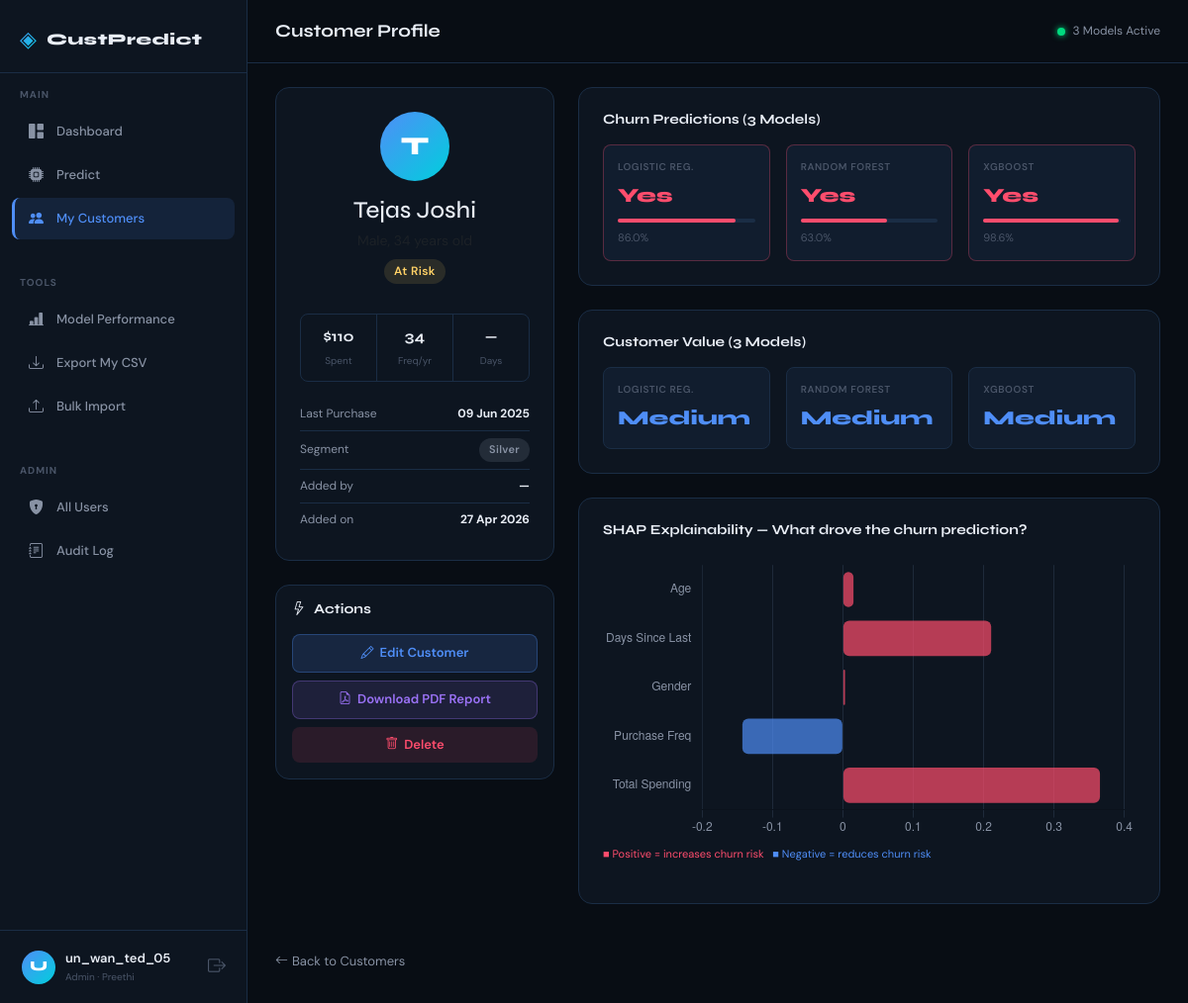
Screenshot of /customer/1 (signed in) with the database file from the repository.
### app.py (models this page shows, shortened)
class User(UserMixin, db.Model):
    id            = db.Column(db.Integer, primary_key=True)
    username      = db.Column(db.String(80),  unique=True, nullable=False)
    email         = db.Column(db.String(120), unique=True, nullable=False)
    full_name     = db.Column(db.String(120), default='')
    password_hash = db.Column(db.String(200), nullable=False)
    role          = db.Column(db.String(20),  default='user')   # 'admin' | 'user'
    created_at    = db.Column(db.DateTime,    default=datetime.utcnow)
    customers     = db.relationship('Customer', backref='owner', lazy=True,
                                    cascade='all, delete-orphan')

class Customer(db.Model):
    id                 = db.Column(db.Integer, primary_key=True)
    user_id            = db.Column(db.Integer, db.ForeignKey('user.id'), nullable=False)
    name               = db.Column(db.String(120), nullable=False)
    age                = db.Column(db.Integer,  nullable=False)
    gender             = db.Column(db.String(10), nullable=False)
    purchase_freq      = db.Column(db.Integer,  nullable=False)
    total_spending     = db.Column(db.Float,    nullable=False)
    last_purchase_date = db.Column(db.Date,     nullable=False)
    status             = db.Column(db.String(20), default='Active')
    notes              = db.Column(db.Text,     default='')
    churn_lr           = db.Column(db.String(5))
    churn_rf           = db.Column(db.String(5))
    churn_xgb          = db.Column(db.String(5))
    churn_prob_lr      = db.Column(db.Float, default=0)
    churn_prob_rf      = db.Column(db.Float, default=0)
    churn_prob_xgb     = db.Column(db.Float, default=0)
    value_lr           = db.Column(db.String(10))
    value_rf           = db.Column(db.String(10))
    value_xgb          = db.Column(db.String(10))
    segment            = db.Column(db.String(10))
    shap_json          = db.Column(db.Text, default='{}')
    created_at         = db.Column(db.DateTime, default=datetime.utcnow)

### app.py (the view)
@app.route('/customer/<int:cid>')
@login_required
def customer_detail(cid):
    c = my_customers().filter_by(id=cid).first_or_404()
    shap_data = json.loads(c.shap_json or '{}')
    return render_template('customer_detail.html', c=c, shap_data=shap_data)

### app.py (called while the page is built)
@login_manager.user_loader
def load_user(uid):
    return db.session.get(User, int(uid))

def my_customers():
    return Customer.query.filter_by(user_id=current_user.id)

### templates/customer_detail.html (shortened to what this page needs)
{% extends "base.html" %}
{% block page_title %}Customer Profile{% endblock %}
{% block content %}
<div class="row g-4">
  <div class="col-lg-4">
    <div class="data-card p-4 text-center mb-4">
      <div class="profile-avatar">{{ c.name[0].upper() }}</div>
      <h4 class="mt-3 mb-1">{{ c.name }}</h4>
      <p class="text-muted mb-2">{{ c.gender }}, {{ c.age }} years old</p>
      <span class="badge-pill badge-status-{{ c.status|lower|replace(' ','-') }} mb-3" style="font-size:12px;">{{ c.status }}</span>
      <div class="profile-stats">
        <div class="ps-item"><span class="ps-val">${{ "%.0f"|format(c.total_spending) }}</span><span class="ps-label">Spent</span></div>
        <div class="ps-item"><span class="ps-val">{{ c.purchase_freq }}</span><span class="ps-label">Freq/yr</span></div>
        <div class="ps-item"><span class="ps-val">{{ ([]|list|count) or '—' }}</span><span class="ps-label">Days</span></div>
      </div>
      <div class="mt-3">
        <div class="detail-row"><span>Last Purchase</span><strong>{{ c.last_purchase_date.strftime('%d %b %Y') }}</strong></div>
        <div class="detail-row"><span>Segment</span>
          <span class="badge-pill {{ 'badge-gold' if c.segment=='Gold' else ('badge-silver' if c.segment=='Silver' else 'badge-bronze') }}">{{ c.segment }}</span>
        </div>
        <div class="detail-row"><span>Added by</span><strong>{{ c.added_by or '—' }}</strong></div>
        <div class="detail-row"><span>Added on</span><strong>{{ c.created_at.strftime('%d %b %Y') }}</strong></div>
      </div>
    </div>
    <div class="data-card p-3">
      <h6 class="section-heading mb-3"><i class="bi bi-lightning me-2"></i>Actions</h6>
      <div style="display:flex;flex-direction:column;gap:8px;">
        <a href="{{ url_for('customer_edit', cid=c.id) }}" class="btn-action-pill btn-blue" style="justify-content:center;">
          <i class="bi bi-pencil"></i> Edit Customer
        </a>
        <a href="{{ url_for('export_pdf', cid=c.id) }}" class="btn-action-pill btn-purple" style="justify-content:center;">
          <i class="bi bi-file-earmark-pdf"></i> Download PDF Report
        </a>
        {% if current_user.role=='admin' %}
        <form method="POST" action="{{ url_for('customer_delete', cid=c.id) }}"
              onsubmit="return confirm('Permanently delete {{ c.name }}?')">
          <button type="submit" class="btn-action-pill btn-red w-100" style="justify-content:center;border:none;cursor:pointer;">
            <i class="bi bi-trash"></i> Delete
          </button>
        </form>
        {% endif %}
      </div>
    </div>
  </div>
  <div class="col-lg-8">
    <div class="data-card p-4 mb-4">
      <h6 class="section-heading mb-3">Churn Predictions (3 Models)</h6>
      <div class="row g-3">
        {% for label, churn, prob in [
            ('Logistic Reg.', c.churn_lr, c.churn_prob_lr),
            ('Random Forest', c.churn_rf, c.churn_prob_rf),
            ('XGBoost',       c.churn_xgb, c.churn_prob_xgb)
        ] %}
        <div class="col-4">
          <div class="model-result-card {{ 'danger-card' if churn=='Yes' else 'success-card' }}">
            <span class="model-label">{{ label }}</span>
            <span class="model-verdict">{{ churn }}</span>
            <div class="prob-bar-wrap">
              <div class="prob-bar" style="width:{{ prob }}%;background:{{ '#ff4d6d' if churn=='Yes' else '#00d97e' }}"></div>
            </div>
            <span class="prob-text">{{ "%.1f"|format(prob) }}%</span>
          </div>
        </div>
        {% endfor %}
      </div>
    </div>
    <div class="data-card p-4 mb-4">
      <h6 class="section-heading mb-3">Customer Value (3 Models)</h6>
      <div class="row g-3">
        {% for label, val in [('Logistic Reg.', c.value_lr),('Random Forest', c.value_rf),('XGBoost', c.value_xgb)] %}
        <div class="col-4">
          <div class="model-result-card value-card">
            <span class="model-label">{{ label }}</span>
            <span class="model-verdict {{ 'text-gold' if val=='High' else ('text-blue' if val=='Medium' else 'text-muted') }}">{{ val }}</span>
          </div>
        </div>
        {% endfor %}
      </div>
    </div>
    {% if shap_data %}
    <div class="data-card p-4 mb-4">
      <h6 class="section-heading mb-3">SHAP Explainability — What drove the churn prediction?</h6>
      <canvas id="shapChart" height="160"></canvas>
      <p class="shap-hint mt-2"><span class="shap-pos-text">■ Positive = increases churn risk</span> &nbsp; <span class="shap-neg-text">■ Negative = reduces churn risk</span></p>
    </div>
    {% endif %}
  </div>
</div>
<div class="mt-3">
  <a href="{{ url_for('customers') }}" class="btn-back"><i class="bi bi-arrow-left me-1"></i>Back to Customers</a>
</div>
{% endblock %}
{% block extra_js %}
{% if shap_data %}
<script>
const shapData = {{ shap_data|tojson }};
const labels   = Object.keys(shapData);
const values   = Object.values(shapData);
const bgColors = values.map(v => v > 0 ? 'rgba(255,77,109,.7)' : 'rgba(79,142,247,.7)');
new Chart(document.getElementById('shapChart'), {
  type: 'bar',
  data: {
    labels: labels,
    datasets: [{ label: 'SHAP Value', data: values,
      backgroundColor: bgColors, borderRadius: 6, borderSkipped: false }]
  },
  options: {
    indexAxis: 'y',
    plugins: { legend: { display:false } },
    scales: {
      x: { grid: { color:'#1e2a3a' }, ticks: { color:'#8892a4' } },
      y: { grid: { display:false },   ticks: { color:'#8892a4' } }
    }
  }
});
</script>
{% endif %}
{% endblock %}

### templates/base.html (shortened to what this page needs)
<!DOCTYPE html>
<html lang="en">
<head>
  <link href="https://cdn.jsdelivr.net/npm/bootstrap@5.3.2/dist/css/bootstrap.min.css" rel="stylesheet"/>
  <link href="https://cdn.jsdelivr.net/npm/bootstrap-icons@1.11.3/font/bootstrap-icons.min.css" rel="stylesheet"/>
  <link href="{{ url_for('static', filename='css/style.css') }}" rel="stylesheet"/>
</head>
<body>
{% if current_user.is_authenticated %}
<nav id="sidebar">
  <div class="sidebar-logo">
    <span class="logo-icon">◈</span>
    <span class="logo-text">CustPredict</span>
  </div>
  <div class="sidebar-section-label">MAIN</div>
  <ul class="sidebar-nav">
    <li>
      <a href="{{ url_for('dashboard') }}"
         class="nav-link {% if request.endpoint=='dashboard' %}active{% endif %}">
        <i class="bi bi-grid-1x2-fill"></i><span>Dashboard</span>
      </a>
    </li>
    <li>
      <a href="{{ url_for('predict') }}"
         class="nav-link {% if request.endpoint=='predict' %}active{% endif %}">
        <i class="bi bi-cpu-fill"></i><span>Predict</span>
      </a>
    </li>
    <li>
      <a href="{{ url_for('customers') }}"
         class="nav-link {% if request.endpoint in ['customers','customer_detail','customer_edit'] %}active{% endif %}">
        <i class="bi bi-people-fill"></i><span>My Customers</span>
      </a>
    </li>
  </ul>
  <div class="sidebar-section-label">TOOLS</div>
  <ul class="sidebar-nav">
    <li>
      <a href="{{ url_for('model_performance') }}"
         class="nav-link {% if request.endpoint=='model_performance' %}active{% endif %}">
        <i class="bi bi-bar-chart-line-fill"></i><span>Model Performance</span>
      </a>
    </li>
    <li>
      <a href="{{ url_for('export_csv') }}" class="nav-link">
        <i class="bi bi-download"></i><span>Export My CSV</span>
      </a>
    </li>
    <li>
      <a href="{{ url_for('import_csv') }}"
         class="nav-link {% if request.endpoint=='import_csv' %}active{% endif %}">
        <i class="bi bi-upload"></i><span>Bulk Import</span>
      </a>
    </li>
  </ul>
  {% if current_user.role == 'admin' %}
  <div class="sidebar-section-label">ADMIN</div>
  <ul class="sidebar-nav">
    <li>
      <a href="{{ url_for('admin_users') }}"
         class="nav-link {% if request.endpoint=='admin_users' %}active{% endif %}">
        <i class="bi bi-shield-lock-fill"></i><span>All Users</span>
      </a>
    </li>
    <li>
      <a href="{{ url_for('audit_log') }}"
         class="nav-link {% if request.endpoint=='audit_log' %}active{% endif %}">
        <i class="bi bi-journal-text"></i><span>Audit Log</span>
      </a>
    </li>
  </ul>
  {% endif %}
  <div class="sidebar-footer">
    <a href="{{ url_for('account') }}" class="user-badge-link
       {% if request.endpoint=='account' %}active{% endif %}">
      <div class="user-avatar">{{ current_user.username[0].upper() }}</div>
      <div>
        <span class="ub-name">{{ current_user.username }}</span>
        <span class="ub-role">{{ current_user.role }}
          {% if current_user.full_name %} · {{ current_user.full_name }}{% endif %}
        </span>
      </div>
    </a>
    <a href="{{ url_for('logout') }}" class="logout-btn" title="Logout">
      <i class="bi bi-box-arrow-right"></i>
    </a>
  </div>
</nav>
<main id="main-content">
  <div class="topbar">
    <h1 class="page-title">{% block page_title %}{% endblock %}</h1>
    <div class="topbar-right">
      <span class="status-dot"></span>
      <span class="status-text">3 Models Active</span>
    </div>
  </div>
  <div class="content-area">
    {% block content %}{% endblock %}
  </div>
</main>
{% else %}
  {% block auth_content %}{% endblock %}
{% endif %}
{% block extra_js %}{% endblock %}
</body>
</html>

### rows the page displays
User: username "U", username "un_wan_ted_05", role "Admin", full_name "Preethi"
Customer: name "T", name "Tejas Joshi", status "At Risk", total_spending "110", purchase_freq "34", last_purchase_date "09 Jun 2025", segment "Silver", created_at "27 Apr 2026", label "LOGISTIC REG.", churn_lr "Yes", churn_prob_lr "86.0", label "RANDOM FOREST", churn_rf "Yes", churn_prob_rf "63.0", label "XGBOOST", churn_xgb "Yes", churn_prob_xgb "98.6", value_lr "Medium", value_rf "Medium", value_xgb "Medium"

### other values shown
{{ ([]|list|count) or '—' }} "—"
{{ c.added_by or '—' }} "—"
